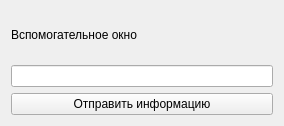
<?xml version="1.0" encoding="UTF-8"?>
<ui version="4.0">
 <class>Form</class>
 <widget class="QWidget" name="Form">
  <property name="geometry">
   <rect>
    <x>0</x>
    <y>0</y>
    <width>284</width>
    <height>126</height>
   </rect>
  </property>
  <property name="windowTitle">
   <string>Вспомогательное окно</string>
  </property>
  <layout class="QGridLayout" name="gridLayout">
   <item row="0" column="0">
    <widget class="QLabel" name="label">
     <property name="text">
      <string>Вспомогательное окно</string>
     </property>
    </widget>
   </item>
   <item row="1" column="0">
    <widget class="QLineEdit" name="input_line"/>
   </item>
   <item row="2" column="0">
    <widget class="QPushButton" name="module_starter_button">
     <property name="text">
      <string>Отправить информацию</string>
     </property>
    </widget>
   </item>
  </layout>
 </widget>
 <resources/>
 <connections/>
</ui>
